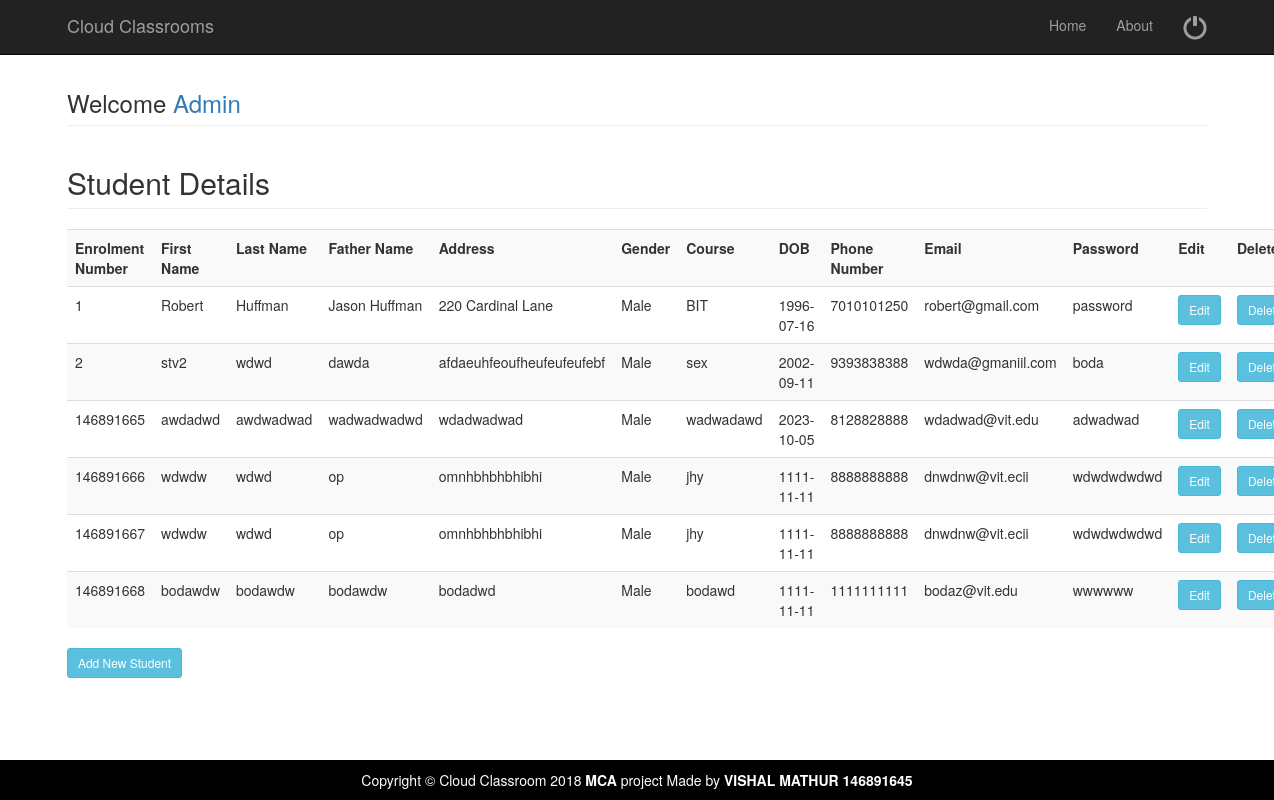
Page /SkyScholar/studentdetails.php (signed in) on the committed database.
### tables this page shows
CREATE TABLE IF NOT EXISTS `studenttable` (
  `Eno` bigint NOT NULL AUTO_INCREMENT,
  `FName` varchar(30) NOT NULL,
  `LName` varchar(30) NOT NULL,
  `FaName` varchar(30) NOT NULL,
  `Addrs` text NOT NULL,
  `Gender` varchar(6) NOT NULL,
  `Course` varchar(20) NOT NULL,
  `DOB` date NOT NULL,
  `PhNo` bigint NOT NULL,
  `Pass` varchar(20) NOT NULL,
  `Eid` varchar(50) NOT NULL,
  PRIMARY KEY (`Eno`)
);

### SkyScholar/studentdetails.php (the view, shortened to what this page needs)
<?php include('adminhead.php'); ?>
<div class="container">
	<div class="row">
		<div class="col-md-12">
			<h3 class="page-header">Welcome <a href="welcomeadmin">Admin</a> </h3>
			<?php
			include( "database.php" );
			$sql = "select * from  studenttable";
			$result = mysqli_query( $connect, $sql );
			echo "<h2 class='page-header'>Student Details</h2>";
			echo "<table class='table table-striped' style='width:100%'>
<tr>
<th>Enrolment Number</th>
<th>First Name</th>
<th>Last Name</th>
<th>Father Name</th>
<th>Address</th>
<th>Gender</th>
<th>Course</th>
<th>DOB</th>
<th>Phone Number</th>
<th>Email</th>
<th>Password</th>
<th>Edit</th>
<th>Delete</th>
</tr>";
			while ( $row = mysqli_fetch_array( $result ) ) {
				?>
			<tr>
				<td>
					<?PHP echo $row['Eno'];?>
				</td>
				<td>
					<?PHP echo $row['FName'];?>
				</td>
				<td>
					<?PHP echo $row['LName'];?>
				</td>
				<td>
					<?PHP echo $row['FaName'];?>
				</td>
				<td>
					<?PHP echo $row['Addrs'];?>
				</td>
				<td>
					<?PHP echo $row['Gender'];?>
				</td>
				<td>
					<?PHP echo $row['Course'];?>
				</td>
				<td>
					<?PHP echo $row['DOB'];?>
				</td>
				<td>
					<?PHP echo $row['PhNo'];?>
				</td>
				<td>
					<?PHP echo $row['Eid'];?>
				</td>
				<td>
					<?PHP echo $row['Pass'];?>
				</td>
				<td><a href="updatestudent.php?eno=<?php echo $row['Eno']; ?>"><input type="button" Value="Edit" class="btn btn-info btn-sm"></a>
				</td>
				<td><a href="studentdetails.php?deleteid=<?php echo $row['Eno']; ?>"><input type="submit" Value="Delete" name="delete" class="btn btn-info btn-sm"></a>
				</td>
			</tr>
			<?php } ?>
			</table>
			<a href="addnewstudent"><button type="button" value="AddNewStudent" class="btn btn-info btn-sm">Add New Student</button></a>
		</div>
	</div>
	<?php include('allfoot.php'); ?>

### css/modern-business.css (style rules this page uses)
html, body { height: 100%; }
body { padding-top: 50px; }

### rows in the picture
studenttable: Eno "1", FName "Robert", LName "Huffman", FaName "Jason Huffman", Addrs "220 Cardinal Lane", Gender "Male", Course "BIT", DOB "1996-07-16", PhNo "7010101250", Eid "robert@gmail.com", Pass "password"
studenttable: Eno "2", FName "stv2", LName "wdwd", FaName "dawda", Addrs "afdaeuhfeoufheufeufeufebf", Gender "Male", Course "sex", DOB "2002-09-11", PhNo "9393838388", Eid "wdwda@gmaniil.com", Pass "boda"
studenttable: Eno "146891665", FName "awdadwd", LName "awdwadwad", FaName "wadwadwadwd", Addrs "wdadwadwad", Gender "Male", Course "wadwadawd", DOB "2023-10-05", PhNo "8128828888", Eid "wdadwad@vit.edu", Pass "adwadwad"
studenttable: Eno "146891666", FName "wdwdw", LName "wdwd", FaName "op", Addrs "omnhbhbhbhibhi", Gender "Male", Course "jhy", DOB "1111-11-11", PhNo "8888888888", Eid "dnwdnw@vit.ecii", Pass "wdwdwdwdwd"
studenttable: Eno "146891667", FName "wdwdw", LName "wdwd", FaName "op", Addrs "omnhbhbhbhibhi", Gender "Male", Course "jhy", DOB "1111-11-11", PhNo "8888888888", Eid "dnwdnw@vit.ecii", Pass "wdwdwdwdwd"
studenttable: Eno "146891668", FName "bodawdw", LName "bodawdw", FaName "bodawdw", Addrs "bodadwd", Gender "Male", Course "bodawd", DOB "1111-11-11", PhNo "1111111111", Eid "bodaz@vit.edu", Pass "wwwwww"
